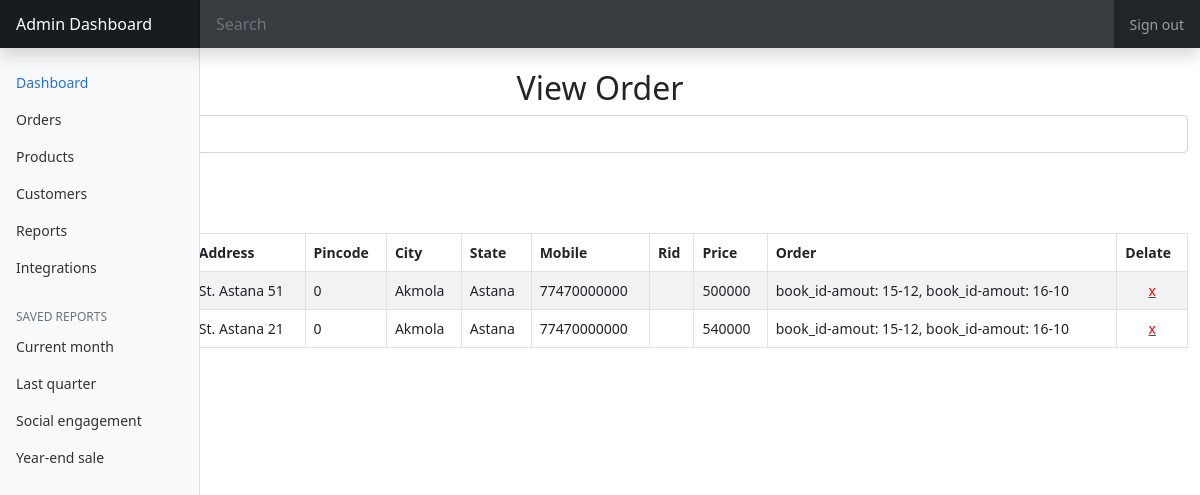
Screenshot of /admin/order_view.php (signed in) with the database file from the repository.
### tables this page shows
CREATE TABLE IF NOT EXISTS `order_table` (
  `order_id` INT(10) NOT NULL AUTO_INCREMENT,
  `order_name` VARCHAR(30) NOT NULL,
  `order_address` VARCHAR(200) NOT NULL,
  `order_pincode` INT(20) NOT NULL,
  `order_city` VARCHAR(30) NOT NULL,
  `order_state` VARCHAR(30) NOT NULL,
  `order_mobile` VARCHAR(15) NOT NULL,
  `order_register_id` INT(8) NOT NULL,
  `order_total_price` INT(50) NOT NULL,
  `order_list_books` LONGTEXT NOT NULL,
  PRIMARY KEY (`order_id`)
);

### admin/order_view.php (the view)
<?php
    include("includes/header.php");
    include("../includes/connection.php");
?>
        <div class="container">
            <div class="post">
                <br>
                <h2 class="title text-center">View Order</h2>
                <form method="GET" action="order_view.php" class="form-inline">
                    <input class="form-control mr-sm-2" type="text" name="s" placeholder="Search" aria-label="Search">
                    <br>
                    <button class="btn btn-outline-success my-2 my-sm-0" type="submit" id="search-submit">Search</button>
                </form>
                <br>
                <table class="table table-striped table-bordered table-hover">
                    <thead>
                        <tr>
                            <th scope="col">No</th>
                            <th scope="col">ID</th>
                            <th scope="col">Name</th>
                            <th scope="col">Address</th>
                            <th scope="col">Pincode</th>
                            <th scope="col">City</th>
                            <th scope="col">State</th>
                            <th scope="col">Mobile</th>
                            <th scope="col">Rid</th>
                            <th scope="col">Price</th>
                            <th scope="col">Order</th>
                            <th scope="col">Delate</th>
                        </tr>
                    </thead>
                    <tbody>
                        <?php
                            $s = $_GET['s'];
                            $blq = "SELECT * FROM `order_table` WHERE `order_name` LIKE '%$s%'";
                            $blres = mysqli_query($connection_database, $blq);
                            $count = 1;
                            while($r_row = mysqli_fetch_assoc($blres))
                            {
                                echo '
                                    <tr>
                                        <td>'.$count.'</td>
                                        <td>'.$r_row['order_id'].'</td>
                                        <td>'.$r_row['order_name'].'</td>
                                        <td>'.$r_row['order_address'].'</td>
                                        <td>'.$r_row['order_pincode'].'</td>
                                        <td>'.$r_row['order_city'].'</td>
                                        <td>'.$r_row['order_state'].'</td>
                                        <td>'.$r_row['order_mobile'].'</td>
                                        <td>'.$r_row['order_rid'].'</td>
                                        <td>'.$r_row['order_total_price'].'</td>
                                        <td>'.$r_row['order_list_books'].'</td>
                                        <td align="center"><a style="color: red;" href="process_order_del.php?id='.$r_row['order_id'].'">x</a></td>
                                    </tr>';
                                $count++;
                            }
                        ?>
                    </tbody>
                </table>
            </div>
        </div>
<?php
    include("includes/footer.php");
?>

### admin/style/dashboard.css (style rules this page uses)
body { font-size: .875rem; }

### rows the page displays
order_table: order_address "St. Astana 51", order_pincode "0", order_city "Akmola", order_state "Astana", order_mobile "77470000000", order_total_price "500000", order_list_books "book_id-amout: 15-12, book_id-amout: 16-10"
order_table: order_address "St. Astana 21", order_pincode "0", order_city "Akmola", order_state "Astana", order_mobile "77470000000", order_total_price "540000", order_list_books "book_id-amout: 15-12, book_id-amout: 16-10"
